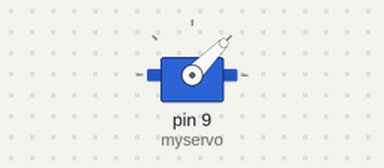
Recording of a sketch running on a simulated Arduino Uno, built with avr-gcc and run on an emulated ATmega328P. Parts: servo.

Above: at 0.05 s.
At 10.0 s:
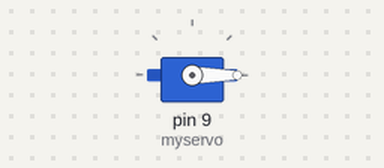
Timing chart, 0 to 13.0 s (numbered marks = the images above):
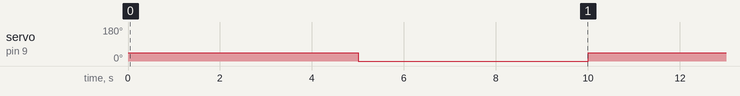

Measured:
- by itself, servo on pin 9 (myservo): alternates 45° for 5.0 s and 0° for 5.0 s

The sketch:

servo.ino
```cpp
#include <Servo.h>

Servo myservo;

//int pos = 0;    // variable to store the servo position

void setup() {
  myservo.attach(9);  // attaches the servo on pin 9 to the Servo object
  myservo.write(0);
}

void loop() {
  myservo.write(45);
  delay(5000);
  myservo.write(0);
  delay(5000);
}
```
